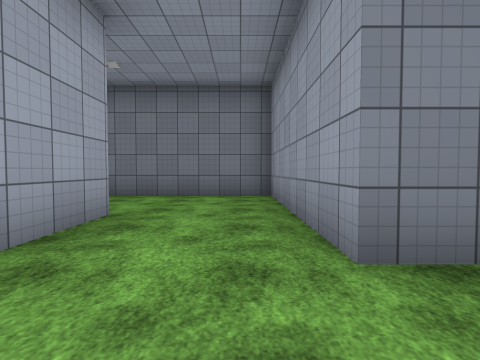
View 1 (above)

24 first-person views from a walk through a 3-D level made in the Unity game engine. The camera is 1.2 m above the floor, tilts 2° down and sees 85° across. The floor is counted in squares, 2 m on a side. Each view is taken from the middle of a square. On the plan, view 1 faces up. The plan holds only what a view shows up to about 9 squares ahead; the rest is blank. The place goes on beyond the plan. The player character is not drawn. Surface patterns are stand-ins for the level's own textures.

View 2
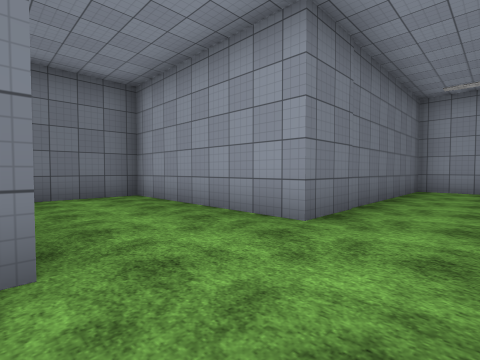

View 3
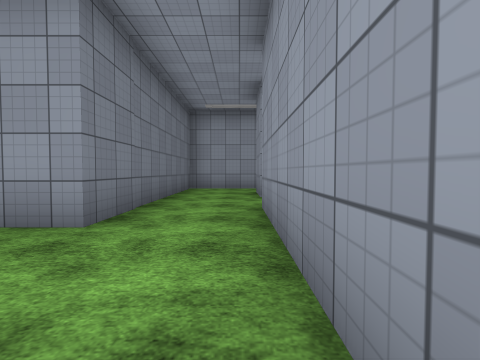

View 4
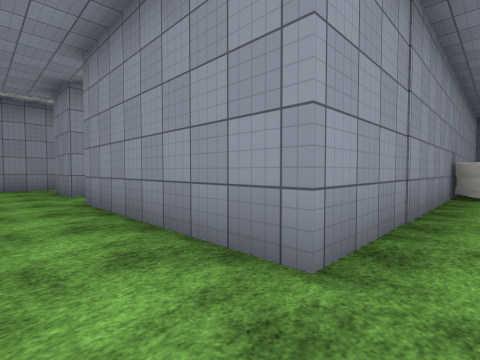

View 5
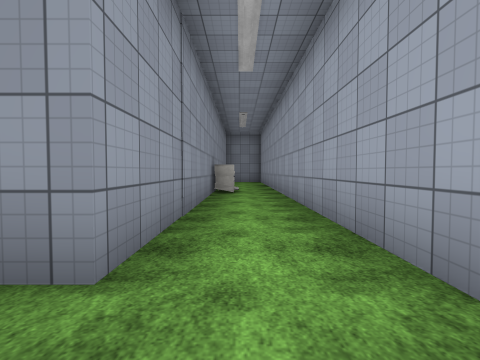

View 6
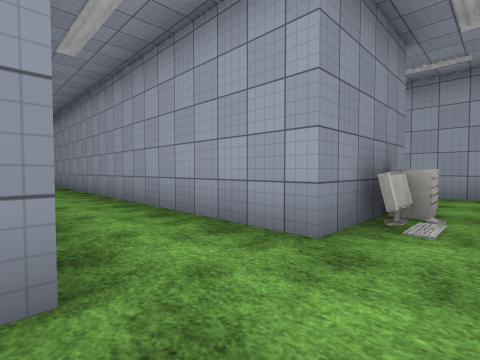

View 7
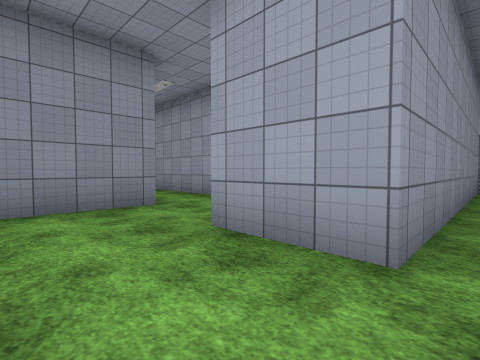

View 8
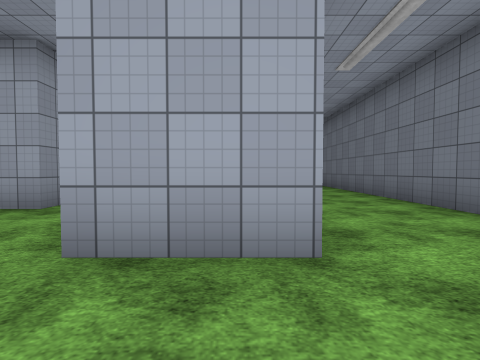

View 9
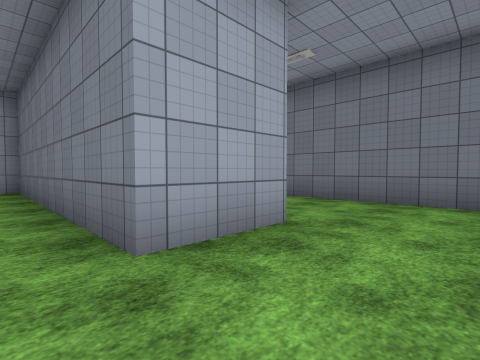

View 10
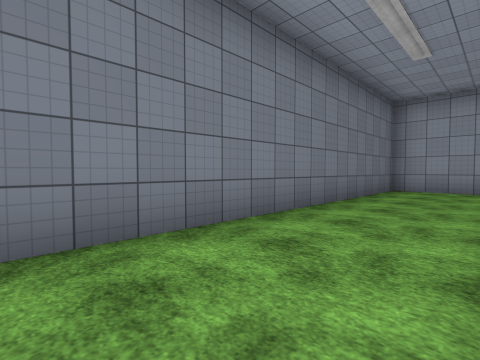

View 11
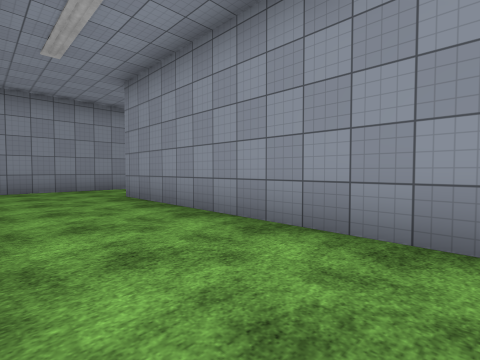

View 12
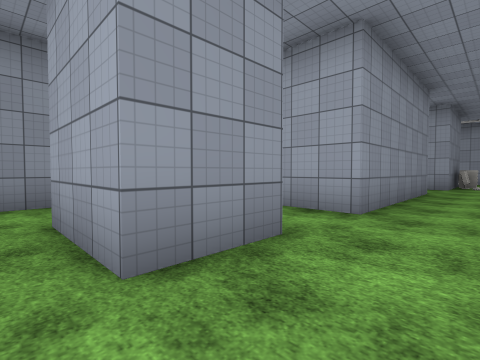

View 13
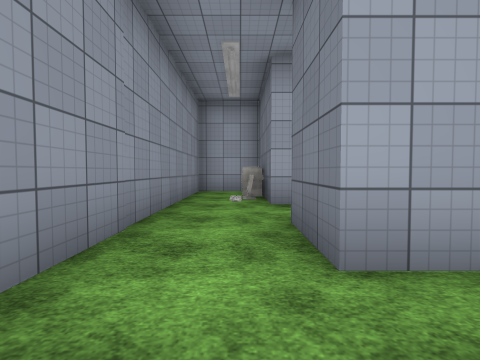

View 14
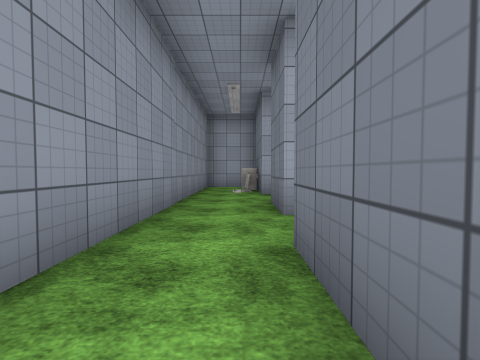

View 15
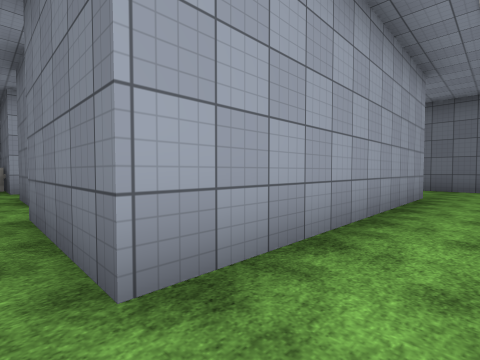

View 16
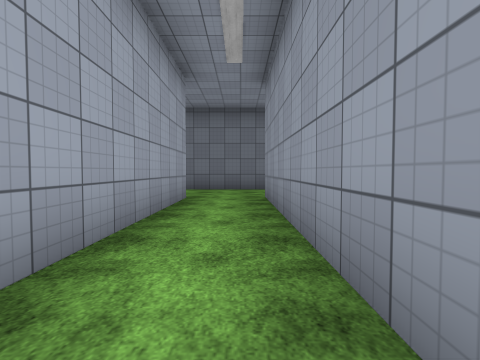

View 17
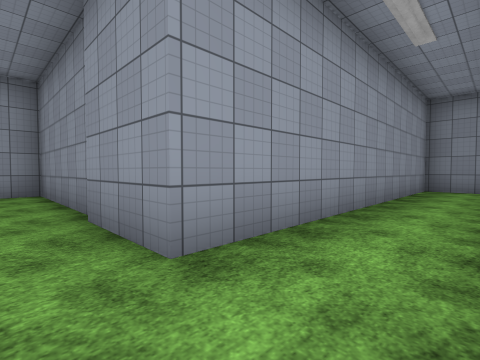

View 18
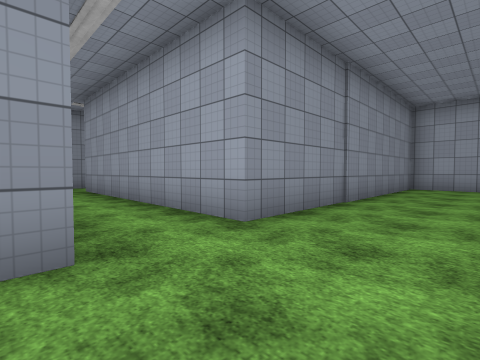

View 19
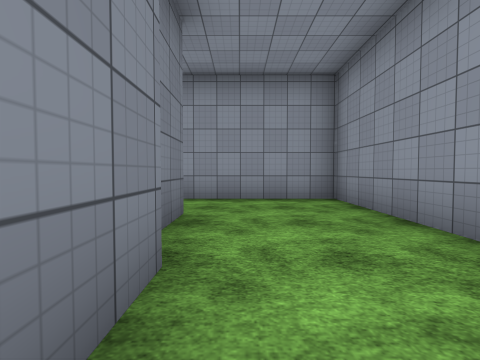

View 20
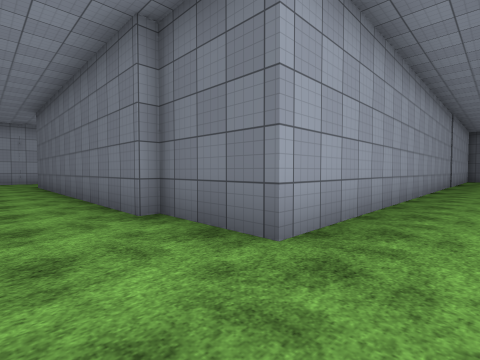

View 21
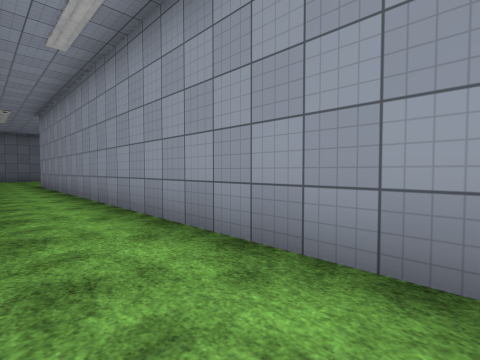

View 22
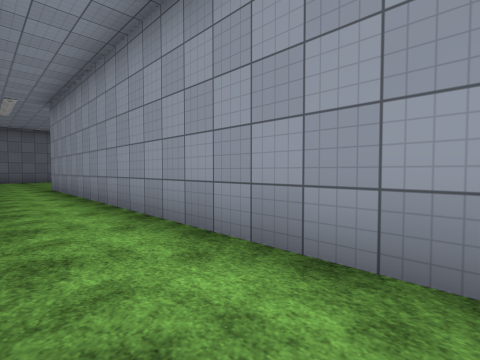

View 23
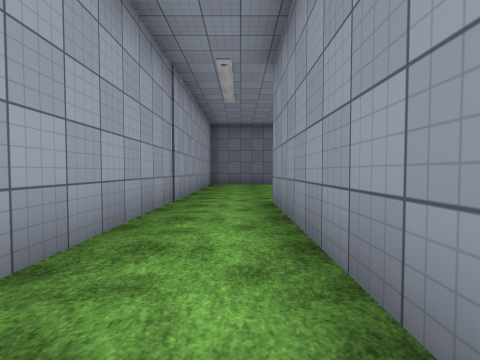

View 24
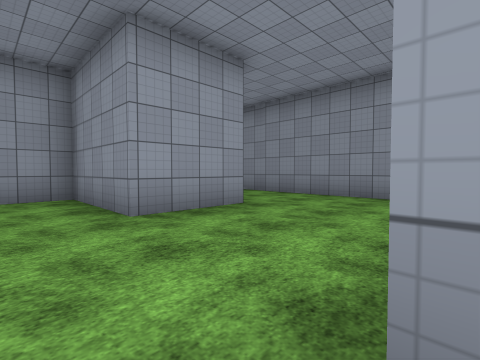

### Floor plan
Ten units are one square. View 1 is at (0, 0); x grows to the right and y downward. Boxes are objects, and circles mark ways between rooms. Rooms are numbered by the first view taken in them; rooms with no view inside come last. Other rooms are left out.
<svg viewBox="-90 -190 271 280">
<path fill="none" stroke="#000" d="M25 -17 8 -17M-22 4 23 4M-41 1 -41 85M-18 -17 -45 -17M-58 -4 -58 1M-29 60 -23 61M-22 76 -22 4M-85 -36 -18 -36 -18 -17M8 -17 8 -63 -85 -63M55 4 55 24M69 8 69 -17 54 -17M94 42 116 42 116 -41M98 -39 98 26 69 26M55 42 78 42M54 -64 54 -86 83 -86 83 -98M116 -41 135 -41M136 -65 58 -65M21 -56 21 -39 98 -39M139 -41 176 -41 176 -170M157 -185 157 -68 136 -68M40 9 40 4M23 4 23 24 -7 24M9 24 9 30M8 24 9 30M55 24 39 24M-7 42 55 42M40 4 55 4M54 -17 25 -17"/>
<circle cx="-20" cy="-5" r="3" fill="#2a7"/>
<circle cx="-5" cy="-25" r="3" fill="#2a7"/>
<circle cx="15" cy="-5" r="3" fill="#2a7"/>
<circle cx="60" cy="15" r="3" fill="#2a7"/>
<circle cx="45" cy="-5" r="3" fill="#2a7"/>
<circle cx="110" cy="-40" r="3" fill="#2a7"/>
<circle cx="45" cy="30" r="3" fill="#2a7"/>
<circle cx="30" cy="15" r="3" fill="#2a7"/>
<text x="0" y="-10">1</text>
<text x="-30" y="10">2</text>
<text x="-40" y="-50">3</text>
<text x="60" y="0">4</text>
<text x="110" y="10">5</text>
<text x="80" y="-90">6</text>
<text x="30" y="20">7</text>
<text x="40" y="-10">8</text>
</svg>
Room 1 opens to room 2. Room 1 opens to room 3. Room 1 opens to room 8. Room 4 opens to room 5. Room 4 opens to room 8. Room 5 opens to room 6. Room 5 opens to room 7. Room 7 opens to room 8.

Where each view was taken, in squares from view 1:
view 1: 0 up, 0 right, facing up
view 2: 0 up, 2 left, facing up-right
view 3: 0 up, 2 left, facing right
view 4: 1 up, 3 left, facing down-right
view 5: 1 up, 3 left, facing down
view 6: 1 up, 2 left, facing down-left
view 7: 4 up, 0 right, facing down-left
view 8: 3 up, 0 right, facing left
view 9: 1 up, 0 right, facing up-left
view 10: 4 up, 8 left, facing up-right
view 11: 6 up, 8 left, facing down-right
view 12: 1 up, 6 right, facing down-left
view 13: 3 down, 7 right, facing left
view 14: 3 down, 9 right, facing left
view 15: 3 down, 11 right, facing up-left
view 16: 2 down, 11 right, facing up
view 17: 5 up, 10 right, facing down-right
view 18: 6 up, 12 right, facing down-left
view 19: 6 up, 12 right, facing right
view 20: 5 up, 17 right, facing up-left
view 21: 5 up, 16 right, facing up-right
view 22: 7 up, 16 right, facing up-right
view 23: 12 up, 17 right, facing up
view 24: 10 up, 2 right, facing down-right
